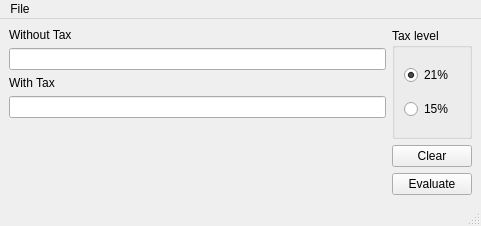
<?xml version="1.0" encoding="UTF-8"?>
<ui version="4.0">
 <class>MainWindow</class>
 <widget class="QMainWindow" name="MainWindow">
  <property name="geometry">
   <rect>
    <x>0</x>
    <y>0</y>
    <width>481</width>
    <height>226</height>
   </rect>
  </property>
  <property name="windowTitle">
   <string>MainWindow</string>
  </property>
  <widget class="QWidget" name="centralwidget">
   <layout class="QHBoxLayout" name="horizontalLayout">
    <item>
     <layout class="QVBoxLayout" name="verticalLayout">
      <item>
       <widget class="QLabel" name="label">
        <property name="text">
         <string>Without Tax</string>
        </property>
       </widget>
      </item>
      <item>
       <widget class="QLineEdit" name="leWithoutTax"/>
      </item>
      <item>
       <widget class="QLabel" name="label_2">
        <property name="text">
         <string>With Tax</string>
        </property>
       </widget>
      </item>
      <item>
       <widget class="QLineEdit" name="leWithTax"/>
      </item>
      <item>
       <spacer name="verticalSpacer">
        <property name="orientation">
         <enum>Qt::Vertical</enum>
        </property>
        <property name="sizeHint" stdset="0">
         <size>
          <width>20</width>
          <height>40</height>
         </size>
        </property>
       </spacer>
      </item>
     </layout>
    </item>
    <item>
     <layout class="QVBoxLayout" name="verticalLayout_2">
      <item>
       <widget class="QGroupBox" name="groupBox">
        <property name="title">
         <string>Tax level</string>
        </property>
        <layout class="QVBoxLayout" name="verticalLayout_3">
         <item>
          <widget class="QRadioButton" name="radTwentyOne">
           <property name="text">
            <string>21%</string>
           </property>
           <property name="checked">
            <bool>true</bool>
           </property>
          </widget>
         </item>
         <item>
          <widget class="QRadioButton" name="radFifteen">
           <property name="text">
            <string>15%</string>
           </property>
          </widget>
         </item>
        </layout>
       </widget>
      </item>
      <item>
       <widget class="QPushButton" name="btnClear">
        <property name="text">
         <string>Clear</string>
        </property>
       </widget>
      </item>
      <item>
       <widget class="QPushButton" name="btnEval">
        <property name="text">
         <string>Evaluate</string>
        </property>
       </widget>
      </item>
     </layout>
    </item>
   </layout>
  </widget>
  <widget class="QMenuBar" name="menubar">
   <property name="geometry">
    <rect>
     <x>0</x>
     <y>0</y>
     <width>481</width>
     <height>21</height>
    </rect>
   </property>
   <widget class="QMenu" name="menuFile">
    <property name="title">
     <string>File</string>
    </property>
    <addaction name="actionQuit"/>
   </widget>
   <addaction name="menuFile"/>
  </widget>
  <widget class="QStatusBar" name="statusbar"/>
  <action name="actionQuit">
   <property name="text">
    <string>Quit</string>
   </property>
  </action>
 </widget>
 <resources/>
 <connections>
  <connection>
   <sender>actionQuit</sender>
   <signal>triggered()</signal>
   <receiver>MainWindow</receiver>
   <slot>close()</slot>
   <hints>
    <hint type="sourcelabel">
     <x>-1</x>
     <y>-1</y>
    </hint>
    <hint type="destinationlabel">
     <x>240</x>
     <y>112</y>
    </hint>
   </hints>
  </connection>
 </connections>
</ui>
